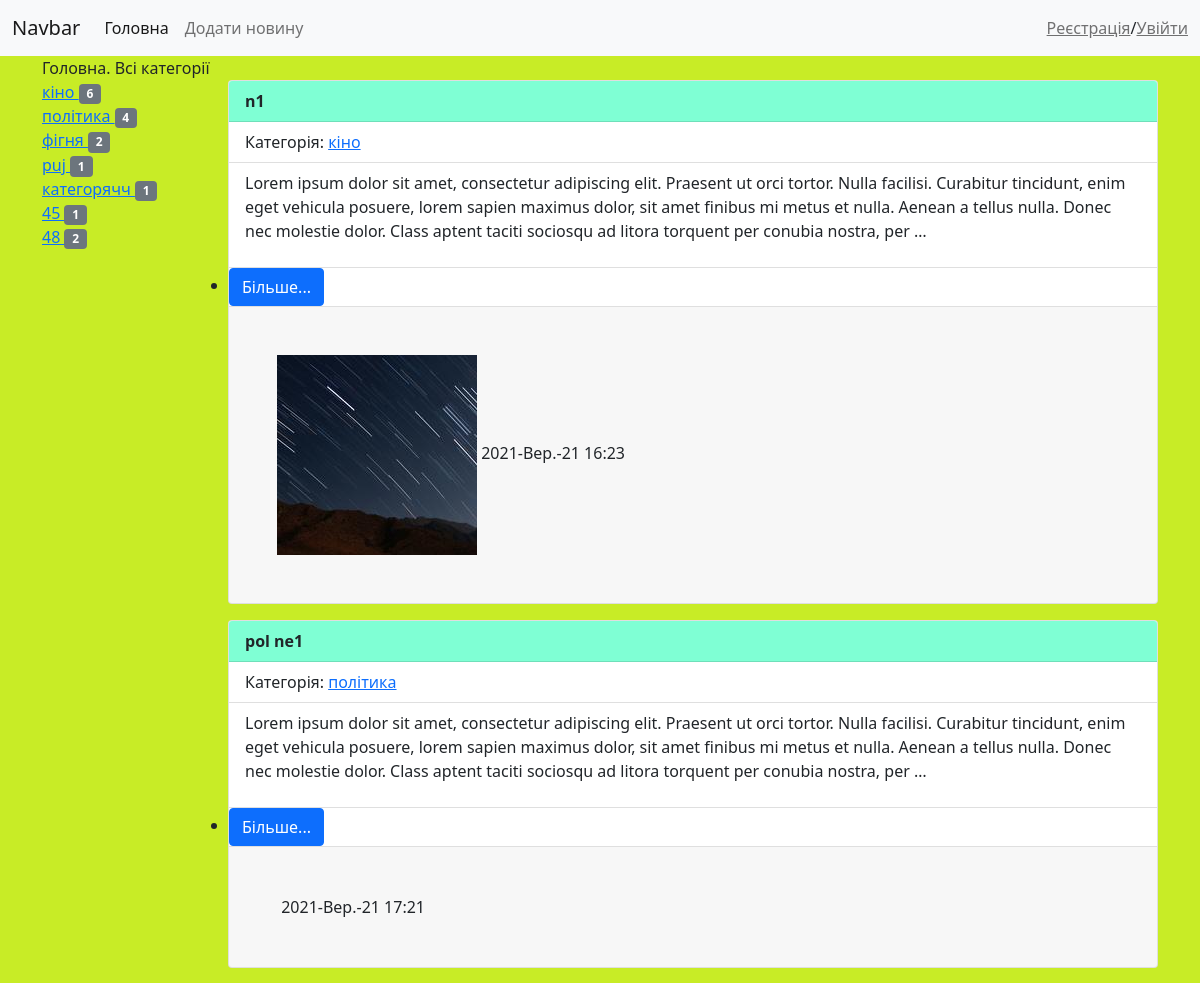
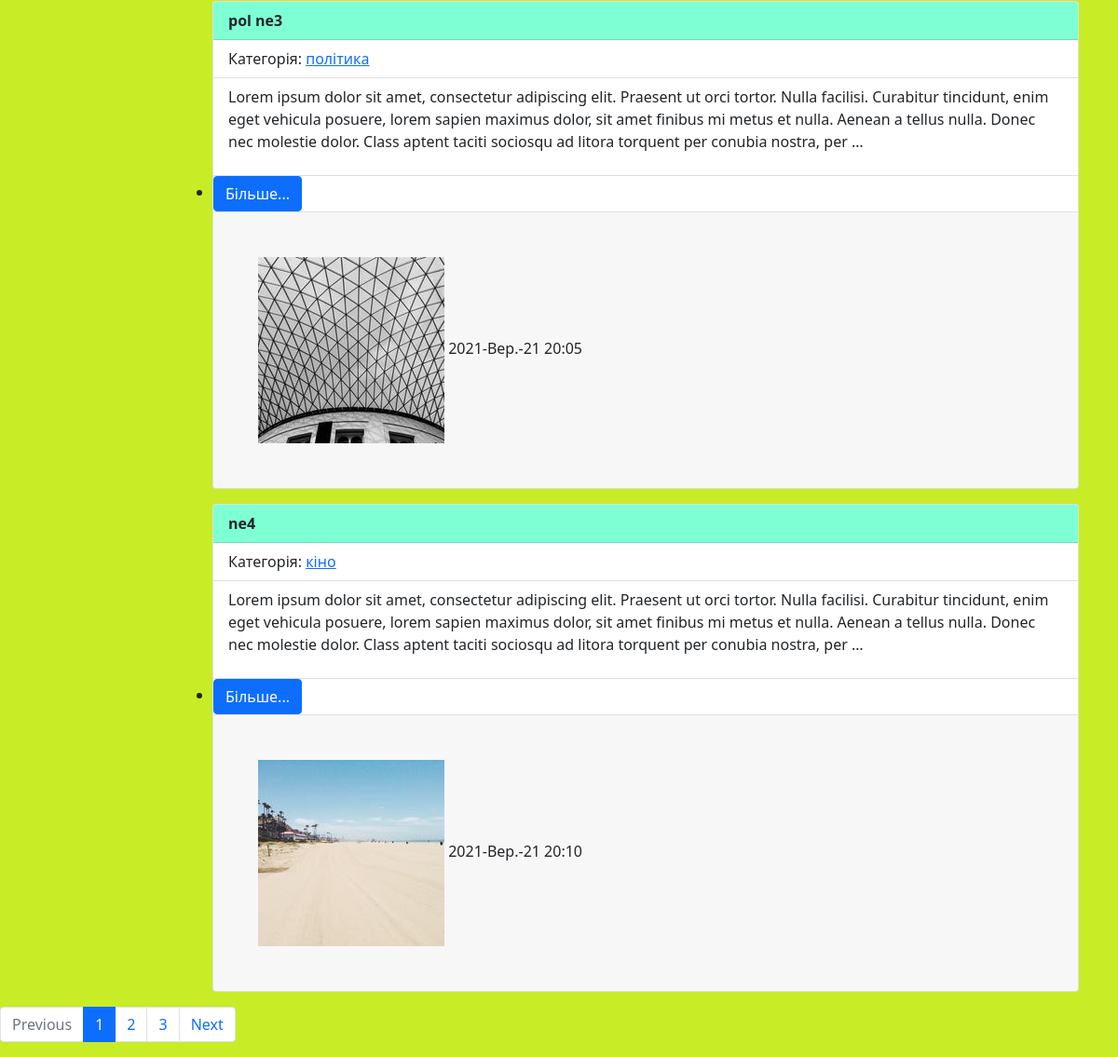
The app's page /functions/ with its own data (2 pictures, top to bottom).
### myapp1/models.py (models this page shows, shortened)
class Category(models.Model):
    title = models.CharField(max_length=100, verbose_name='Найменування категорії')
    def get_absolute_url(self):
        return reverse('choosen_category', kwargs={'a_tag':self.pk})
    class Meta:
        verbose_name='Категорії'
        verbose_name_plural = 'Категорія'
    def __str__(self):
        return self.title

class News(models.Model):
    title = models.CharField(max_length=150, verbose_name='Найменування')
    content = models.TextField(blank=True)
    created_at = models.DateTimeField(auto_now_add=True)
    updated_at = models.DateTimeField(auto_now=True)
    photo = models.ImageField(upload_to='photos/%Y/%m/%d/', blank=True)
    is_published = models.BooleanField(default=True)
    category = models.ForeignKey('Category', on_delete=PROTECT, null=True)
    views  = models.IntegerField(default = 0)
    class Meta:
        verbose_name='модель новина'
        verbose_name_plural = 'новини'
    def get_absolute_url(self):
        return reverse('full_news', kwargs={'pk':self.pk})

### myapp1/views.py (the view)
# urls.py: path('', cache_page(60)(index), name='all_category'),
def index(request):
    news = News.objects.all().select_related('category')
    paginator = Paginator(news, 4)
    page_number = request.GET.get('page', 1)# equals page to 1, if there is no page value
    page_obj = paginator.get_page(page_number)
    return render(request, 'myapp1/index.html', {'news': news, 'var2': 'Головна. Всі категорії', 'page_obj': page_obj})

### myapp1/templatetags/s_tags.py (called while the page is built)
@register.simple_tag
def get_categories():
    return Category.objects.annotate(news_number=Count('news', filter=F('news__is_published'))).filter( news_number__gt=0)

### myapp1/templates/myapp1/index.html (shortened to what this page needs)
{% extends 'base.html' %}
{% block sidebar %}
{% include 'inc/_sidebar.html' %}
{% endblock %}
{% block content %}
<div class="col-md-10">
    {% for item in page_obj.object_list %}
    <div class="card mb-3">
        <ul class="list-group list-group-flush">
            <li class="list-group-item" style="font-weight: bolder; background-color: aquamarine;">
                {{item.title}}</li>
            <li class="list-group-item"> Категорія: <a href={{item.category.get_absolute_url}}>{{item.category}}</a></li>
            <li class="list-group-item">{{item.content|safe|linebreaks|truncatewords:50}}</li>
            <li>
                <a href={{item.get_absolute_url}} class="btn btn-primary">Більше...</a>
            </li>
        </ul>
        <div class="card-footer p-5">
            {% if item.photo %}
            <img src="{{item.photo.url}}" alt="">
            {%else%}
            <img src="https://picsum.photos/id/870/200/300?grayscale&blur=2" alt="">
            {% endif %}
            {{item.created_at|date:"Y-N-d H:i"}}
        </div>
    </div>
    {% endfor %}
</div>
{% endblock %}

### templates/base.html (shortened to what this page needs)
{% load static %}
<!doctype html>
<html lang="en">
<head>
    <link href="{% static 'bootstrap/css/bootstrap.min.css' %}" rel="stylesheet">
    <link href="{% static 'css/style.css' %}" rel="stylesheet">
</head>
<body>
    {% include 'inc/_part.html' %}
    <div class="container">
        {{var2}}
        <div style="display: flex;">
            {% block sidebar%}{% endblock %}
            {% block content%} <p>це буде відображено якщо нічого не передати в шаблоні замість</p> {% endblock %}
        </div>
    </div>
    <nav aria-label="...">
        <ul class="pagination">
            {% if page_obj.has_previous %}
                <li class="page-item">
                    <a class="page-link" href="?page={{page_obj.previous_page_number}}">Previous</a>
                </li>
            {% else %}
                <li class="page-item disabled">
                    <a class="page-link" href="#">Previous</a>
                </li>
            {% endif %}
            {% for p in page_obj.paginator.page_range %}
            {% if page_obj.number == p %}
                <li class="page-item active" aria-current="page">
                    <a class="page-link" href="?page={{p}}">{{p}}</a>
                </li>
            {% elif p > page_obj.number|add:'-3' and p < page_obj.number|add:'3' %}
            <li class="page-item">
                <a class="page-link" href="?page={{p}}">{{p}}</a>
            </li>
            {% endif %}
            {% endfor %}
            {% if page_obj.has_next %}
            <li class="page-item">
                <a class="page-link" href="?page={{page_obj.next_page_number}}">Next</a>
            </li>
            {% else %}
            <li class="page-item disabled">
                <a class="page-link" href="#">Next</a>
            </li>
            {% endif %}
        </ul>
    </nav>
</body>
</html>

### templates/inc/_part.html (shortened to what this page needs)
<nav class="navbar navbar-expand-lg navbar-light bg-light">
    <div class="container-fluid">
        <a class="navbar-brand" href="/">Navbar</a>
        <div class="collapse navbar-collapse" id="navbarSupportedContent">
            <div class="navbar-nav">
                <a class="nav-link active" aria-current="page" href={% url 'all_category' %}>Головна</a>
                <a class="nav-link" href="{% url 'add_news' %}">Додати новину</a>
            </div>
        </div>
        {% if request.user.is_authenticated %}
                <span>Ви зайшли як {{user.username}}</span>/ <a href="{% url 'log_out' %}">Вийти</a>
                <br>
                <a href="{% url 'sending_mail' %}">Зворотній зв'язок</a>
            {% else %}
            <a href="{% url 'register' %}" class="navbar-text"> Реєстрація </a> / <a href="{% url 'log_in' %}"class="navbar-text"> Увійти </a>
            {% endif %}
    </div>
</nav>

### templates/inc/_sidebar.html
{% load s_tags %}
{% get_categories as categories %}
<div class='col-md-2' style="display: flex; flex-direction: column;">
    {% for item in categories %}
    <a href={{item.get_absolute_url}}  style="float: left;">{{item}}
         <span class="badge bg-secondary">{{item.news_number}}</span></a>
    {% endfor %}
</div>

### mysite/static/css/style.css (style rules this page uses)
body { background-color: rgb(200, 236, 38); }

### records on screen
Category: title "кіно", news_number "6"
Category: title "політика", news_number "4"
Category: title "фігня", news_number "2"
Category: title "puj", news_number "1"
Category: title "категорячч", news_number "1"
Category: title "45", news_number "1"
Category: title "48", news_number "2"
News: title "n1", category "кіно", content "Lorem ipsum dolor sit amet, consectetur adipiscing elit. Praesent ut orci tortor. Nulla facilisi. Curabitur tincidunt, enim eget vehicula posuere, lorem sapien maximus dolor, sit amet finibus mi metus et nulla. Aenean a tellus nulla. Donec nec molestie dolor. Class aptent taciti sociosqu ad litora torquent per conubia nostra, per …", photo (picture), created_at "2021-Вер.-21 16:23"
News: title "pol ne1", category "політика", content "Lorem ipsum dolor sit amet, consectetur adipiscing elit. Praesent ut orci tortor. Nulla facilisi. Curabitur tincidunt, enim eget vehicula posuere, lorem sapien maximus dolor, sit amet finibus mi metus et nulla. Aenean a tellus nulla. Donec nec molestie dolor. Class aptent taciti sociosqu ad litora torquent per conubia nostra, per …", created_at "2021-Вер.-21 17:21"
News: title "pol ne3", category "політика", content "Lorem ipsum dolor sit amet, consectetur adipiscing elit. Praesent ut orci tortor. Nulla facilisi. Curabitur tincidunt, enim eget vehicula posuere, lorem sapien maximus dolor, sit amet finibus mi metus et nulla. Aenean a tellus nulla. Donec nec molestie dolor. Class aptent taciti sociosqu ad litora torquent per conubia nostra, per …", photo (picture), created_at "2021-Вер.-21 20:05"
News: title "ne4", category "кіно", content "Lorem ipsum dolor sit amet, consectetur adipiscing elit. Praesent ut orci tortor. Nulla facilisi. Curabitur tincidunt, enim eget vehicula posuere, lorem sapien maximus dolor, sit amet finibus mi metus et nulla. Aenean a tellus nulla. Donec nec molestie dolor. Class aptent taciti sociosqu ad litora torquent per conubia nostra, per …", photo (picture), created_at "2021-Вер.-21 20:10"

### other values on screen
{{ var2 }} "Головна. Всі категорії"
{{ p }} "1"
{{ p }} "2" "3"
